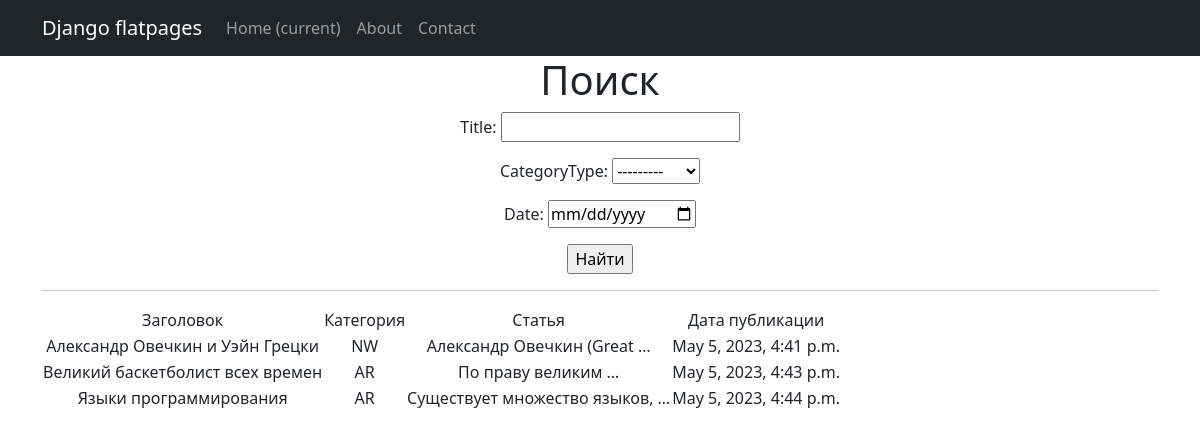
The app's page /search/ with its own data.
### news/models.py (models this page shows, shortened)
class Post(models.Model):
    author = models.ForeignKey(Author, on_delete=models.CASCADE)
    NEWS = 'NW'
    ARTICLE = 'AR'
    CATEGORY_CHOICES = (
        (NEWS, 'Новость'),
        (ARTICLE, 'Статья'),
    )
    categoryType = models.CharField(max_length=2, choices=CATEGORY_CHOICES, default=ARTICLE)
    dateCreate = models.DateTimeField(auto_now_add=True)
    postCategory = models.ManyToManyField(Category, through='PostCategory')
    title = models.CharField(max_length=128)
    text = models.TextField()
    rating = models.SmallIntegerField(default=0)

### news/views.py (the view)
# urls.py: path('search/', views.PostSearch.as_view(), name='post_search'),
class PostSearch(ListView):
    model = Post
    template_name = 'post_search.html'
    context_object_name = 'post_search'
    def get_queryset(self):
        queryset = super().get_queryset()
        self.filterset = PostFilter(self.request.GET, queryset)
        return self.filterset.qs
    def get_context_data(self, **kwargs):
        context = super().get_context_data(**kwargs)
        context['filterset'] = self.filterset
        return context

### news/templatetags/custom_filters.py (called while the page is built)
@register.filter()
def censor(sentence):
    text = sentence.split()
    for i, word in enumerate(text):
        if word in bad_words:
            text[i] = word[0] + '*' * (len(word) - 1)
    return ' '.join(text)

### templates/post_search.html (shortened to what this page needs)
{% extends 'flatpages/default.html' %}
{% load custom_tags %}
{% load custom_filters %}
{% block content %}
   <h1>Поиск</h1>
    <form action="" method="get">
       {{ filterset.form.as_p }}
       <input type="submit" value="Найти" />
   </form>
   <hr>
   {% if post_search %}
       <table>
           <tr>
               <td>Заголовок</td>
               <td>Категория</td>
               <td>Статья</td>
               <td>Дата публикации</td>
           </tr>
           {% for post in post_search %}
           <tr>
               <td>{{ post.title|censor }}</td>
               <td>{{ post.categoryType|censor }}</td>
               <td>{{ post.text|censor|truncatewords:3 }}</td>
               <td>{{ post.dateCreate }}</td>
           </tr>
           {% endfor %}
       </table>
   {% else %}
       <h2>Поиск не дал результатов!</h2>
   {% endif %}
{% endblock content %}

### records on screen
Post: title|censor "Александр Овечкин и Уэйн Грецки", categoryType|censor "NW", text|censor "Александр Овечкин (Great …", dateCreate "May 5, 2023, 4:41 p.m."
Post: title|censor "Великий баскетболист всех времен", categoryType|censor "AR", text|censor "По праву великим …", dateCreate "May 5, 2023, 4:43 p.m."
Post: title|censor "Языки программирования", categoryType|censor "AR", text|censor "Существует множество языков, …", dateCreate "May 5, 2023, 4:44 p.m."
